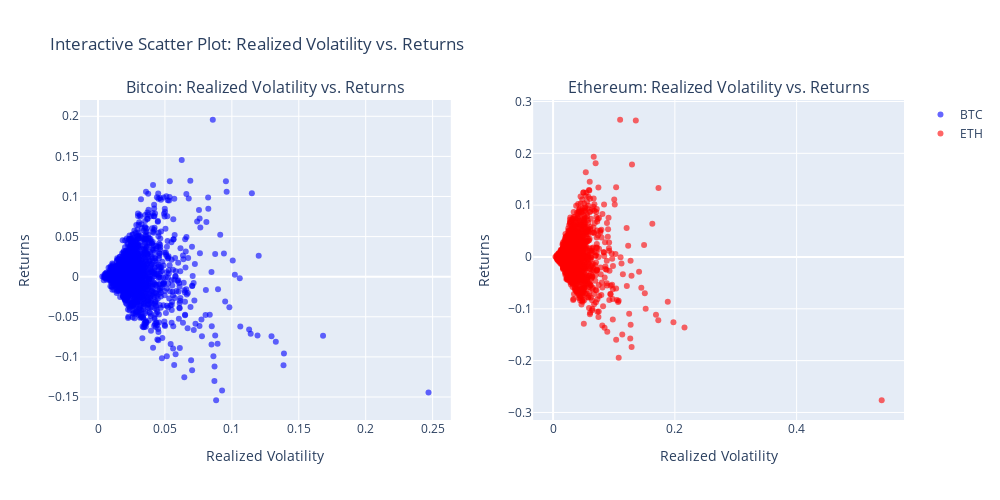

This figure's notebook cell:
### Markdown cell above
## 4. Interactive Scatter Plot Analysis

Let's create interactive scatter plots to visualize the relationship between realized volatility and returns/absolute returns.

### Code cell
# Create interactive scatter plots
fig = make_subplots(rows=1, cols=2, 
                    subplot_titles=("Bitcoin: Realized Volatility vs. Returns", 
                                   "Ethereum: Realized Volatility vs. Returns"))

# BTC scatter plot
fig.add_trace(
    go.Scatter(x=rv5_sqrt_aligned['BTCUSDT'], y=daily_returns_aligned['BTCUSDT'],
               mode='markers', name="BTC", marker=dict(color='blue', opacity=0.6)),
    row=1, col=1
)

# ETH scatter plot
fig.add_trace(
    go.Scatter(x=rv5_sqrt_aligned['ETHUSDT'], y=daily_returns_aligned['ETHUSDT'],
               mode='markers', name="ETH", marker=dict(color='red', opacity=0.6)),
    row=1, col=2
)

# Update x and y axis labels
fig.update_xaxes(title_text="Realized Volatility", row=1, col=1)
fig.update_xaxes(title_text="Realized Volatility", row=1, col=2)

fig.update_yaxes(title_text="Returns", row=1, col=1)
fig.update_yaxes(title_text="Returns", row=1, col=2)

# Update layout
fig.update_layout(
    height=500,
    width=1000,
    title_text="Interactive Scatter Plot: Realized Volatility vs. Returns",
    showlegend=True
)

# Show the figure
fig.show()

### Figure 1 — Plotly figure (JSON) as saved in the notebook; plotly's stock layout.template omitted (floating-point values rounded to 4 significant figures; data arrays with more than 128 entries replaced by an {"elided": "..."} marker saying what was removed)
{"data": [{"marker": {"color": "blue", "opacity": 0.6}, "mode": "markers", "name": "BTC", "type": "scatter", "x": {"elided": "1609 float values"}, "xaxis": "x", "y": {"elided": "1609 float values"}, "yaxis": "y"}, {"marker": {"color": "red", "opacity": 0.6}, "mode": "markers", "name": "ETH", "type": "scatter", "x": {"elided": "1609 float values"}, "xaxis": "x2", "y": {"elided": "1609 float values"}, "yaxis": "y2"}], "layout": {"annotations": [{"font": {"size": 16}, "showarrow": false, "text": "Bitcoin: Realized Volatility vs. Returns", "x": 0.225, "xanchor": "center", "xref": "paper", "y": 1, "yanchor": "bottom", "yref": "paper"}, {"font": {"size": 16}, "showarrow": false, "text": "Ethereum: Realized Volatility vs. Returns", "x": 0.775, "xanchor": "center", "xref": "paper", "y": 1, "yanchor": "bottom", "yref": "paper"}], "height": 500, "showlegend": true, "title": {"text": "Interactive Scatter Plot: Realized Volatility vs. Returns"}, "width": 1000, "xaxis": {"anchor": "y", "domain": [0, 0.45], "title": {"text": "Realized Volatility"}}, "xaxis2": {"anchor": "y2", "domain": [0.55, 1], "title": {"text": "Realized Volatility"}}, "yaxis": {"anchor": "x", "domain": [0, 1], "title": {"text": "Returns"}}, "yaxis2": {"anchor": "x2", "domain": [0, 1], "title": {"text": "Returns"}}}}
